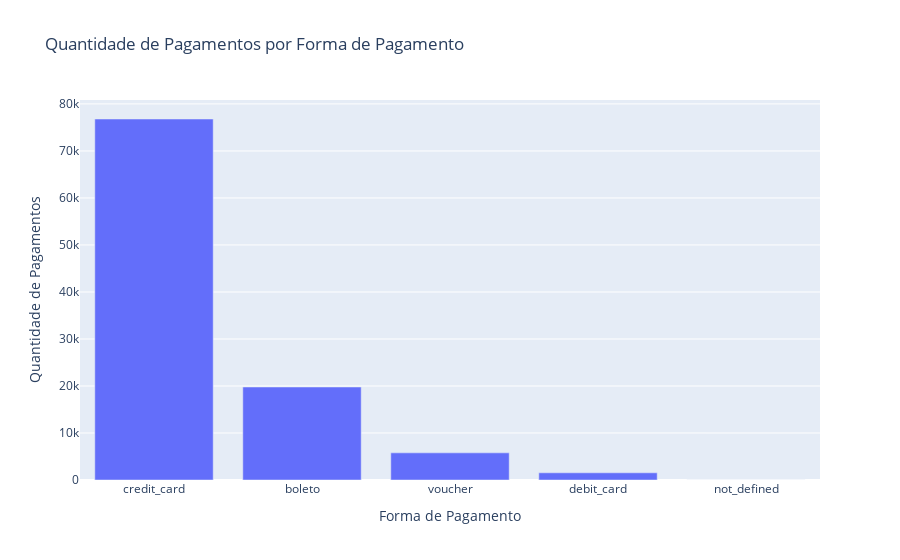

Here is the notebook cell this chart was saved with:
### Code cell
import pandas as pd
import plotly.express as px

df_reviews_dataset = pd.read_csv('assets/olist_order_reviews_dataset.csv', encoding='latin1')
df_orders_dataset = pd.read_csv('assets/olist_orders_dataset.csv', encoding='latin1')
df_orders = pd.read_csv('assets/olist_orders_dataset.csv', encoding='latin1')
df_items = pd.read_csv('assets/olist_order_items_dataset.csv', encoding='latin1')
df_geolocation = pd.read_csv('assets/olist_geolocation_dataset.csv', encoding='latin1')
df_reviews = pd.read_csv('assets/olist_order_reviews_dataset.csv', encoding='latin1')
df_customers = pd.read_csv('assets/olist_customers_dataset.csv', encoding='latin1')
df_payments = pd.read_csv('assets/olist_order_payments_dataset.csv')

df_reviews_dataset = df_reviews_dataset.dropna()
df_orders_dataset = df_orders_dataset.dropna()
df_orders = df_orders.dropna()
df_items = df_items.dropna()
df_geolocation = df_geolocation.dropna()
df_reviews = df_reviews.dropna()
df_customers = df_customers.dropna()

#Tratamento de pagamento
df_payments = df_payments.rename(columns={
   'order_id': 'ID_pedido',
   'payment_sequential': 'Pagamento_sequencial',
   'payment_type': 'Forma_de_pagamento',
    'payment_installments': 'Parcelamento',
    'payment_value': 'Valor'
})

display(df_payments)

# Carregar os dados
df_payments = pd.read_csv('assets/olist_order_payments_dataset.csv', encoding='latin1')

# Renomear as colunas
df_payments = df_payments.rename(columns={
    'order_id': 'ID_pedido',
    'payment_sequential': 'Pagamento_sequencial',
    'payment_type': 'Forma_de_pagamento',
    'payment_installments': 'Parcelamento',
    'payment_value': 'Valor'
})

# Contagem total de cada forma de pagamento
form_of_payment = df_payments['Forma_de_pagamento'].value_counts().reset_index()
form_of_payment.columns = ['Forma_de_pagamento', 'Quantidade']

# Criar um gráfico de barras com o desempenho de cada forma de pagamento
graph = px.bar(form_of_payment, x='Forma_de_pagamento', y='Quantidade',
             title='Quantidade de Pagamentos por Forma de Pagamento',
             labels={'Forma_de_pagamento': 'Forma de Pagamento', 'Quantidade': 'Quantidade de Pagamentos'})

# Exibir o gráfico
graph.show()

### Figure 1 — Plotly figure (JSON) as saved in the notebook; plotly's stock layout.template omitted (floating-point values rounded to 4 significant figures)
{"data": [{"alignmentgroup": "True", "hovertemplate": "Forma de Pagamento=%{x}<br>Quantidade de Pagamentos=%{y}<extra></extra>", "legendgroup": "", "marker": {"color": "#636efa", "pattern": {"shape": ""}}, "name": "", "offsetgroup": "", "orientation": "v", "showlegend": false, "textposition": "auto", "type": "bar", "x": ["credit_card", "boleto", "voucher", "debit_card", "not_defined"], "xaxis": "x", "y": [76795, 19784, 5775, 1529, 3], "yaxis": "y"}], "layout": {"barmode": "relative", "legend": {"tracegroupgap": 0}, "title": {"text": "Quantidade de Pagamentos por Forma de Pagamento"}, "xaxis": {"anchor": "y", "domain": [0, 1], "title": {"text": "Forma de Pagamento"}}, "yaxis": {"anchor": "x", "domain": [0, 1], "title": {"text": "Quantidade de Pagamentos"}}}}
